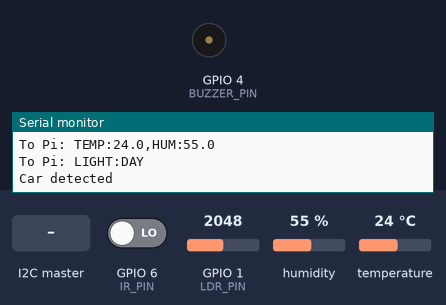
A program run on a simulated ESP32-S3. Shown: buzzer (waves = sounding, pin HIGH), the last lines printed to the serial monitor. The inputs (shaded band) are chosen by the test bench; at power-on: GPIO 1 (LDR_PIN) = 2048, GPIO 6 (IR_PIN) LOW, humidity 55 %, temperature 24 °C (analog values on the 0–4095 scale).

Above: at 3.2 s.
3.3 s: the I2C master sends the byte 1
At 4.2 s:
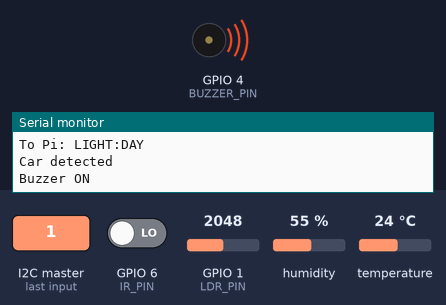
8.0 s: the I2C master sends the byte 0
At 9.2 s:
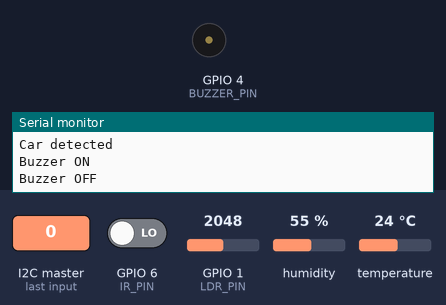
Timing chart, 0 to 10.5 s (numbered marks = the images above; inputs shaded):
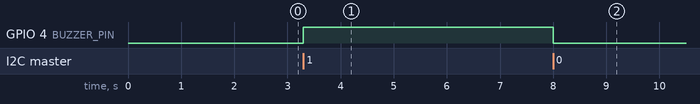

The program:

main.cpp
```cpp
// =============================================================
//  Barrier Gate System - ESP32-S3 (I2C slave of Raspberry Pi)
// =============================================================
//
//  ESP32 -> Pi  (Pi reads 32 bytes, text padded with '\0'):
//    "CAR_PASSED"            a car has passed the IR sensor
//    "TEMP:25.0,HUM:60.0"    DHT11 data (at start, then every hour)
//    "DHT_ERROR"             DHT11 read failed
//    "LIGHT:DAY"             it became day
//    "LIGHT:NIGHT"           it became night
//    "NONE"                  nothing new
//
//  Pi -> ESP32  (Pi writes 1 byte):
//    1  -> buzzer ON
//    0  -> buzzer OFF (default)
// =============================================================

#include <Arduino.h>
#include <Wire.h>
#include <DHT.h>

// ----- Pins -----
#define I2C_SDA      8
#define I2C_SCL      9
#define BUZZER_PIN   4
#define DHT_PIN      5
#define LDR_PIN      1
#define IR_PIN       6

// ----- Settings -----
#define I2C_ADDRESS      0x08
#define MSG_SIZE         32                     // bytes per message
#define DHT_INTERVAL     (60UL * 60UL * 1000UL) // 1 hour in ms
#define LIGHT_INTERVAL   1000                   // check light every 1 s
#define LIGHT_THRESHOLD  2000                   // 0..4095, adjust after testing
#define LIGHT_GAP        200                    // stops flicker near the threshold
#define DARK_IS_HIGH     true                   // if day/night is reversed, change to false

DHT dht(DHT_PIN, DHT11);
QueueHandle_t msgQueue;      // messages waiting for the Pi to read

bool carPresent = false;
bool isNight = false;
unsigned long lastDhtTime = 0;
unsigned long lastLightTime = 0;

// ---------- Put a message in the queue for the Pi ----------
void sendToPi(const char *text) {
  char msg[MSG_SIZE] = {0};
  strncpy(msg, text, MSG_SIZE - 1);

  if (xQueueSend(msgQueue, msg, 0) == pdTRUE) {
    Serial.print("To Pi: ");
    Serial.println(msg);
  } else {
    Serial.println("Queue full, message dropped");
  }
}

// ---------- I2C: Pi reads from ESP32 ----------
void onPiRequest() {
  char msg[MSG_SIZE] = {0};
  if (xQueueReceive(msgQueue, msg, 0) != pdTRUE) {
    strcpy(msg, "NONE");
  }
  Wire.write((uint8_t *)msg, MSG_SIZE);
}

// ---------- I2C: Pi writes to ESP32 ----------
void onPiSend(int count) {
  while (Wire.available()) {
    int cmd = Wire.read();
    if (cmd == 1 || cmd == '1') {
      digitalWrite(BUZZER_PIN, HIGH);
      Serial.println("Buzzer ON");
    } else if (cmd == 0 || cmd == '0') {
      digitalWrite(BUZZER_PIN, LOW);
      Serial.println("Buzzer OFF");
    }
  }
}

// ---------- IR sensor: detect car passing ----------
void checkCar() {
  bool blocked = (digitalRead(IR_PIN) == LOW);  // LOW = something in front

  if (blocked && !carPresent) {
    carPresent = true;                 // car arrived at the sensor
    Serial.println("Car detected");
  } else if (!blocked && carPresent) {
    carPresent = false;                // car has left the sensor = passed
    sendToPi("CAR_PASSED");
  }
}

// ---------- DHT11: send temperature and humidity ----------
void sendDht() {
  float temp = dht.readTemperature();
  float hum = dht.readHumidity();

  if (isnan(temp) || isnan(hum)) {
    sendToPi("DHT_ERROR");
    return;
  }

  char msg[MSG_SIZE];
  snprintf(msg, MSG_SIZE, "TEMP:%.1f,HUM:%.1f", temp, hum);
  sendToPi(msg);
}

// ---------- Photoresistor: read day / night ----------
bool readIsNight(bool current) {
  int value = analogRead(LDR_PIN);
  if (!DARK_IS_HIGH) value = 4095 - value;     // make "dark" always = high

  if (value > LIGHT_THRESHOLD + LIGHT_GAP) return true;   // night
  if (value < LIGHT_THRESHOLD - LIGHT_GAP) return false;  // day
  return current;                                         // in between: no change
}

void checkLight() {
  bool nowNight = readIsNight(isNight);
  if (nowNight != isNight) {
    isNight = nowNight;
    sendToPi(isNight ? "LIGHT:NIGHT" : "LIGHT:DAY");
  }
}

// =============================================================
void setup() {
  Serial.begin(115200);

  pinMode(BUZZER_PIN, OUTPUT);
  digitalWrite(BUZZER_PIN, LOW);     // buzzer off by default
  pinMode(IR_PIN, INPUT);
  analogReadResolution(12);          // 0..4095

  dht.begin();

  msgQueue = xQueueCreate(20, MSG_SIZE);  // can hold 20 messages

  Wire.onRequest(onPiRequest);
  Wire.onReceive(onPiSend);
  Wire.begin((uint8_t)I2C_ADDRESS, I2C_SDA, I2C_SCL, 100000);

  Serial.println("Barrier gate ready");

  // Send the first values at startup
  delay(2000);                       // DHT11 needs time after power on
  sendDht();
  isNight = readIsNight(false);
  sendToPi(isNight ? "LIGHT:NIGHT" : "LIGHT:DAY");

  lastDhtTime = millis();
  lastLightTime = millis();
}

void loop() {
  unsigned long now = millis();

  checkCar();

  if (now - lastLightTime >= LIGHT_INTERVAL) {
    lastLightTime = now;
    checkLight();
  }

  if (now - lastDhtTime >= DHT_INTERVAL) {
    lastDhtTime = now;
    sendDht();
  }

  delay(50);   // small delay also filters IR noise
}
```

Measured:
- after the input at 3.3 s, GPIO 4 (BUZZER_PIN): LOW → HIGH at once
- after the input at 8.0 s, GPIO 4 (BUZZER_PIN): HIGH → LOW at once
